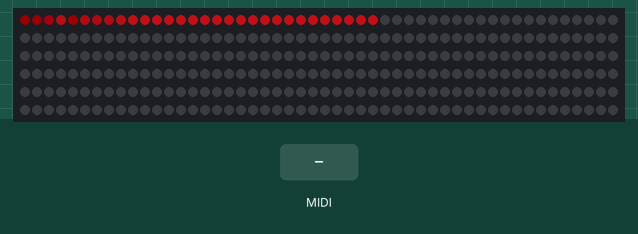
The sketch below on a simulated Teensy 4. On the bench: 300 RGB LEDs in strip order, left to right, continuing on the next row. The test bench sets the inputs (shaded band). Dim RGB values are drawn brighter than linear; random numbers use the default seed unless the sketch sets one; what the sketch prints to the serial monitor is not drawn.

Above: at 0.4 s.
At 1.0 s:
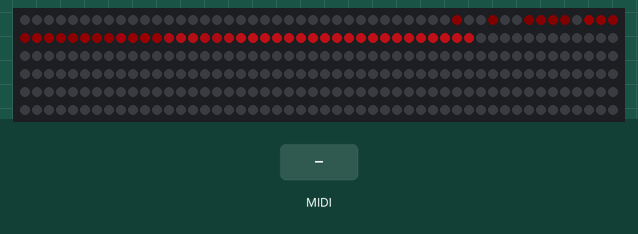
At 3.4 s:
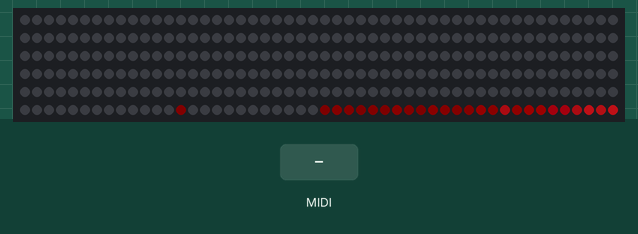
7.6 s: MIDI note 36 received
9.4 s: MIDI note 48 received
Timing chart, 0 to 12.4 s (numbered marks = the images above; inputs shaded):
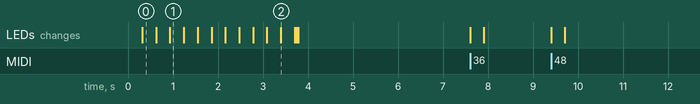

The sketch:

Lightgrid.ino
```cpp
/*
 *     Lightgrid.ino by NoahTunes Launchpad
 *     ----------------------------------
 *     USB MIDI to WS2812B by mat1jaczczcyyyyy
 *     ----------------------------------
 *
 */

/*
 * LED Strip definition
 * --------------------
 */

const uint16_t _nLED = 300;  // Number of LEDs
const uint16_t BRIGHTNESS = 100; //Brightness of Lightgrid
const byte _dLED = 1;   // Data pin

#include <Adafruit_NeoPixel.h>
Adafruit_NeoPixel _LED = Adafruit_NeoPixel(_nLED, _dLED, NEO_GRB + NEO_KHZ800);

/*
 * Color Palette
 * Generate with retinaConverter.py (Retina 2.0+ Palette)
 * ------------------------------------------------------
 */

const uint16_t _r[128] = {0, 16, 32, 63, 63, 63, 32, 16, 63, 63, 32, 16, 63, 63, 32, 16, 33, 20, 10, 5, 18, 0, 0, 0, 18, 0, 0, 0, 18, 0, 0, 0, 18, 0, 0, 0, 18, 0, 0, 0, 18, 0, 0, 0, 11, 0, 0, 0, 26, 11, 6, 3, 63, 63, 32, 16, 63, 63, 32, 16, 63, 37, 29, 8, 0, 0, 0, 0, 0, 4, 31, 7, 63, 46, 43, 24, 3, 0, 0, 0, 6, 22, 43, 10, 63, 33, 28, 0, 14, 21, 13, 22, 12, 26, 52, 63, 63, 45, 35, 32, 14, 0, 3, 5, 5, 25, 32, 54, 53, 63, 39, 25, 5, 54, 31, 38, 35, 15, 28, 55, 39, 13, 6, 1, 45, 15, 44, 18};
const uint16_t _g[128] = {0, 16, 32, 63, 15, 0, 0, 0, 46, 15, 8, 4, 43, 63, 32, 16, 63, 63, 32, 16, 63, 63, 32, 16, 63, 63, 32, 16, 63, 63, 32, 16, 63, 63, 32, 16, 48, 41, 21, 11, 33, 21, 11, 6, 9, 0, 0, 0, 13, 0, 0, 0, 15, 0, 0, 0, 16, 0, 0, 0, 3, 13, 20, 13, 14, 18, 5, 0, 17, 0, 31, 7, 0, 63, 58, 63, 34, 63, 41, 10, 0, 0, 6, 4, 12, 55, 63, 63, 63, 63, 63, 34, 20, 20, 7, 0, 17, 41, 63, 22, 10, 18, 19, 5, 7, 14, 0, 16, 18, 47, 55, 44, 5, 52, 58, 37, 25, 15, 28, 63, 0, 0, 51, 16, 43, 12, 20, 5};
const uint16_t _b[128] = {0, 16, 32, 63, 15, 0, 0, 0, 26, 0, 0, 0, 11, 0, 0, 0, 12, 0, 0, 0, 18, 0, 0, 0, 23, 6, 3, 1, 22, 21, 11, 6, 45, 37, 18, 9, 63, 63, 32, 16, 63, 63, 32, 16, 63, 63, 32, 16, 62, 63, 32, 16, 63, 63, 32, 16, 27, 20, 10, 5, 0, 0, 0, 1, 0, 6, 27, 63, 19, 50, 31, 7, 0, 11, 1, 2, 0, 23, 63, 63, 63, 63, 30, 0, 0, 1, 5, 0, 9, 27, 50, 63, 48, 57, 63, 22, 0, 0, 0, 1, 0, 3, 8, 10, 22, 6, 0, 10, 4, 9, 11, 3, 11, 26, 34, 63, 63, 15, 28, 63, 0, 0, 0, 0, 0, 0, 0, 0};

/*
 * MIDI handler
 * ------------
 */

const byte _pStart = 0;  // First note in array
bool update = false;
int counter = 0;
int dif = 36;

void noteOn(byte ch, byte p, byte v) {
  _LED.setPixelColor(p + ((ch-1) * 100 - dif) - _pStart, _r[v], _g[v], _b[v]);
  update = true;
}

void noteOff(byte ch, byte p, byte v) {
  _LED.setPixelColor(p + ((ch-1) * 100 - dif) - _pStart, 0, 0, 0);
  update = true;
}

void sysEx(byte *data, unsigned int length) {
  if (length == 6) {
    //_LED.setPixelColor(*(data+1) - _pStart, *(data+2), *(data+3), *(data+4));
    update = true;
  }
}

/*
 * Initialize LED Strip, Startup Animation "meteorRain", and USB MIDI
 * ---------------------------------
 */

void setup() {
  randomSeed(analogRead(14));
  _LED.begin();
  _LED.setBrightness(BRIGHTNESS);
  _LED.clear();
  int r = random(0, 255);
  int g = random(0, 255 - r);
  int b = 255 - r - g;

  meteorRain(r, g, b, 20, 60, true, 1, 1);

  usbMIDI.setHandleNoteOn(noteOn);
  usbMIDI.setHandleNoteOff(noteOff);
  usbMIDI.setHandleSystemExclusive(sysEx);
}

/*
 * Read MIDI and update Strip
 * --------------------------
 */
void loop() {
  while (usbMIDI.read());
  if (update) {
    _LED.show();
    counter ++;
    Serial.println(counter);
    update = false;
  }
}

void meteorRain(byte red, byte green, byte blue, byte meteorSize, byte meteorTrailDecay, boolean meteorRandomDecay, int SpeedDelay, int stepSize) {
  _LED.clear();

  for(int i = 0; i < (_nLED+_nLED); i += stepSize) {


    // fade brightness all LEDs one step
    for(int j=0; j<_nLED; j++) {
      if( (!meteorRandomDecay) || (random(10)>5) ) {
        fadeToBlack(j, meteorTrailDecay );
      }
    }


    // draw meteor
    for(int j = 0; j < meteorSize; j++) {
      if( ( i-j < _nLED) && (i-j>=0) ) {
        _LED.setPixelColor(i-j, red, green, blue);
      }
    }

    _LED.show();
    delay(SpeedDelay);
  }
}


void fadeToBlack(int ledNo, byte fadeValue) {
 #ifdef ADAFRUIT_NEOPIXEL_H
    // NeoPixel
    uint32_t oldColor;
    uint8_t r, g, b;
    int value;

    oldColor = _LED.getPixelColor(ledNo);
    r = (oldColor & 0x00ff0000UL) >> 16;
    g = (oldColor & 0x0000ff00UL) >> 8;
    b = (oldColor & 0x000000ffUL);

    r=(r<=10)? 0 : (int) r-(r*fadeValue/256);
    g=(g<=10)? 0 : (int) g-(g*fadeValue/256);
    b=(b<=10)? 0 : (int) b-(b*fadeValue/256);

    _LED.setPixelColor(ledNo, r,g,b);
 #endif
 #ifndef ADAFRUIT_NEOPIXEL_H
   // FastLED
   leds[ledNo].fadeToBlackBy( fadeValue );
 #endif
}
```
